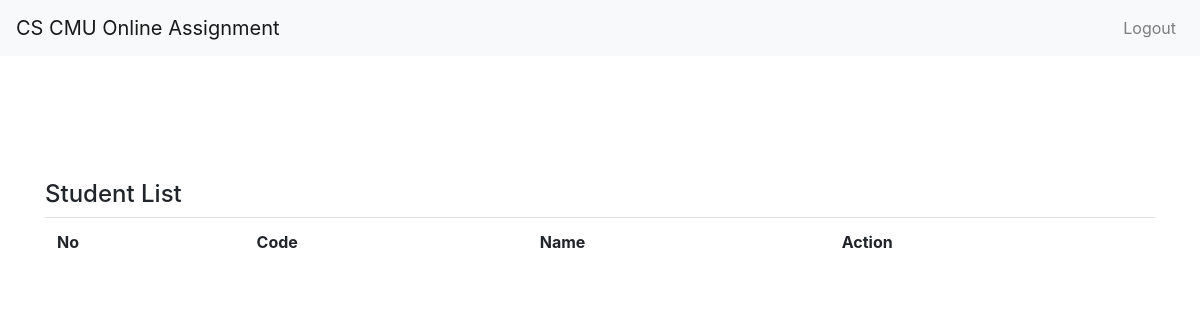
The app's page /assignment/1/score/1/list/, older data.
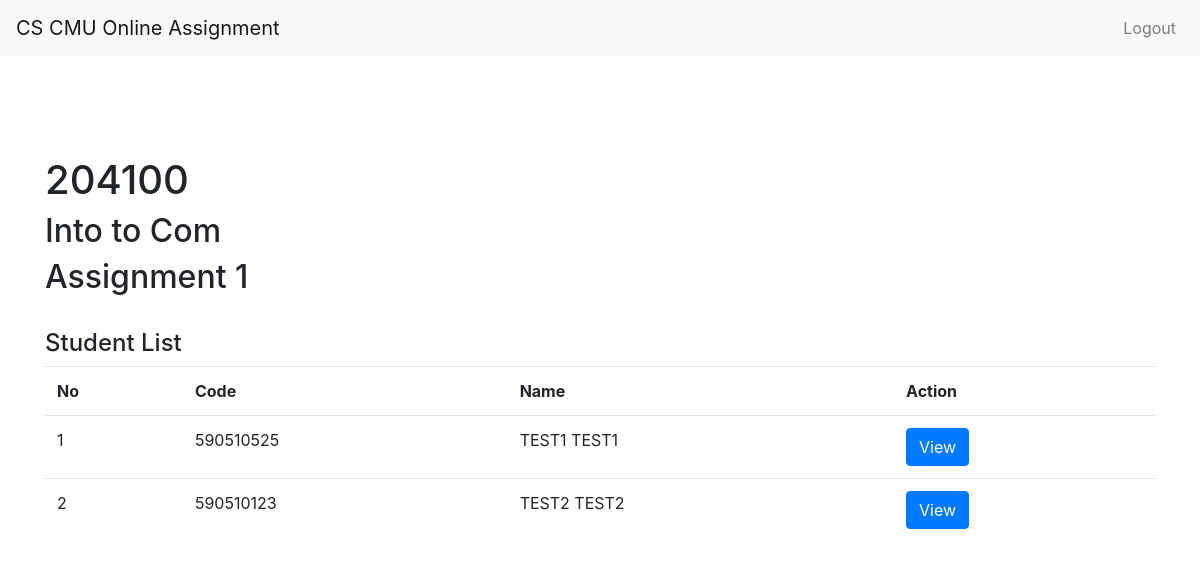
The same page, newer data.
### assignment/models.py (models this page shows, shortened)
class StudentDoAssignment(models.Model):
    student = models.ForeignKey(Student, on_delete=models.CASCADE)
    assignment = models.ForeignKey(Assignment, on_delete=models.CASCADE)
    finish = models.BooleanField(default=False)
    class Meta:
        unique_together = (("student","assignment"))

class Assignment(models.Model):
    subject = models.ForeignKey(Subject, on_delete=models.CASCADE)
    start_date = models.DateField()
    end_date = models.DateField()
    name = models.CharField(max_length=50)
    publish = models.BooleanField(default=False)
    check = models.BooleanField(default=False)
    score = models.FloatField()

class Subject(models.Model):
    subject_code = models.CharField(max_length=6, primary_key=True)
    name = models.CharField(max_length=20)
    no_section = models.IntegerField()

### member/models.py (models this page shows, shortened)
class Student(models.Model):
    user = models.OneToOneField(User,on_delete=models.CASCADE)
    code = models.CharField(max_length=9)
    class Meta:
        unique_together = (("user","code"))

### assignment/views/check.py (the view)
class StudentReportList(generic.ListView):
    template_name = 'teacher/student_report_list.html'
    model = MemberSection
    def get_context_data(self,**kwargs):
        context = super(StudentReportList, self).get_context_data(**kwargs)
        do = StudentDoAssignment.objects.filter(assignment=self.kwargs['assignment'])
        context['data'] = do
        return context

### assignment/templates/teacher/student_report_list.html
{% extends "base.html" %}
{% load staticfiles %}
{% block body %}
    <div class="container con-dashboard">
        <h1>{{ data.0.assignment.subject.subject_code }}</h1>
        <h2>{{ data.0.assignment.subject.name }}</h2>
        <h2>{{ data.0.assignment.name }}</h2>
        <br>
        <h4>Student List</h4>
        <table class="table">
            <tr>
                <th>No</th>
                <th>Code</th>
                <th>Name</th>
                <th>Action</th>
            </tr>
            {% for std in data %}
            <tr>
                <td>{{forloop.counter}}</td>
                <td>{{std.student.code}}</td>
                <td>{{std.student.user.first_name}} {{std.student.user.last_name}}</td>
                <td><a href={% url 'assignment:student_assignment_score' data.0.assignment.subject.subject_code data.0.assignment.pk std.student.code %}><button class="btn btn-primary">View</button></a></td>
            </tr>
            {% endfor %}
        </table>
    </div>
    {% endblock %}

### assignment/templates/base.html (shortened to what this page needs)
<!DOCTYPE html>
<html lang="en">
    {% load staticfiles %}
<head>
    <link rel="stylesheet" href="{% static 'css/bootstrap.css' %}">
    <link rel="stylesheet" href="{% static 'css/check-homework.css' %}">
</head>
<body>
    <nav class="navbar navbar-expand-lg navbar-light bg-light">
        <a class="navbar-brand" href="#">CS CMU Online Assignment</a>
        <div class="collapse navbar-collapse" id="navbarSupportedContent">
            <ul class="navbar-nav ml-auto">
                <li class="nav-item">
                    <a class="nav-link disabled" href="#" tabindex="-1" aria-disabled="true">{{request.user.first_name}} {{request.user.last_name}}</a>
                </li>
                <li class="nav-item">
                    <a class="nav-link" href="{% url 'logout' %}">Logout</a>
                </li>
            </ul>
        </div>
    </nav>
    {% block body %}
    {% endblock %}
</body>
</html>

### assignment/static/css/check-homework.css (style rules this page uses)
.con-dashboard { margin-top: 100px; }

Row changes from the older to the newer data that the page shows:
added StudentDoAssignment: assignment.subject_code "204100", assignment.name "Into to Com", assignment.name "Assignment 1", student.code "590510525", student.user.first_name "TEST1", student.user.last_name "TEST1"
added StudentDoAssignment: student.code "590510123", student.user.first_name "TEST2", student.user.last_name "TEST2"
